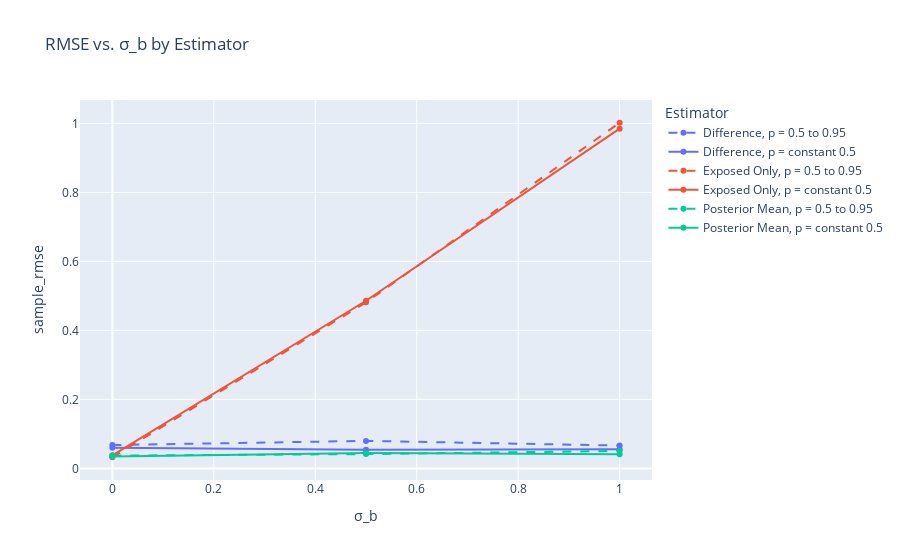

The notebook cell this image was saved under:
### Code cell
import plotly.express as px

# define dash styles for the two p‐settings
dash_map = {"p = constant 0.5": "solid", "p = 0.5 to 0.95": "dash"}

fig_rmse = px.line(
    result_means,
    x="sigma_b",
    y="sample_rmse",
    color="estimator",
    line_dash="p",
    line_dash_map=dash_map,
    markers=True,
    title="RMSE vs. σ_b by Estimator",
    labels={"sigma_b": "σ_b", "pop_rmse": "RMSE"},
)

# keep legend showing only estimator
fig_rmse.update_layout(legend_title_text="Estimator")
fig_rmse.show()

### Figure 1 — Plotly figure (JSON) as saved in the notebook; plotly's stock layout.template omitted (floating-point values rounded to 4 significant figures)
{"data": [{"hovertemplate": "estimator=Difference<br>p=p = 0.5 to 0.95<br>σ_b=%{x}<br>sample_rmse=%{y}<extra></extra>", "legendgroup": "Difference, p = 0.5 to 0.95", "line": {"color": "#636efa", "dash": "dash"}, "marker": {"symbol": "circle"}, "mode": "lines+markers", "name": "Difference, p = 0.5 to 0.95", "orientation": "v", "showlegend": true, "type": "scatter", "x": [0, 0.5, 1], "xaxis": "x", "y": [0.06772, 0.07978, 0.06619], "yaxis": "y"}, {"hovertemplate": "estimator=Difference<br>p=p = constant 0.5<br>σ_b=%{x}<br>sample_rmse=%{y}<extra></extra>", "legendgroup": "Difference, p = constant 0.5", "line": {"color": "#636efa", "dash": "solid"}, "marker": {"symbol": "circle"}, "mode": "lines+markers", "name": "Difference, p = constant 0.5", "orientation": "v", "showlegend": true, "type": "scatter", "x": [0, 0.5, 1], "xaxis": "x", "y": [0.06008, 0.054, 0.05532], "yaxis": "y"}, {"hovertemplate": "estimator=Exposed Only<br>p=p = 0.5 to 0.95<br>σ_b=%{x}<br>sample_rmse=%{y}<extra></extra>", "legendgroup": "Exposed Only, p = 0.5 to 0.95", "line": {"color": "#EF553B", "dash": "dash"}, "marker": {"symbol": "circle"}, "mode": "lines+markers", "name": "Exposed Only, p = 0.5 to 0.95", "orientation": "v", "showlegend": true, "type": "scatter", "x": [0, 0.5, 1], "xaxis": "x", "y": [0.03235, 0.4814, 1.002], "yaxis": "y"}, {"hovertemplate": "estimator=Exposed Only<br>p=p = constant 0.5<br>σ_b=%{x}<br>sample_rmse=%{y}<extra></extra>", "legendgroup": "Exposed Only, p = constant 0.5", "line": {"color": "#EF553B", "dash": "solid"}, "marker": {"symbol": "circle"}, "mode": "lines+markers", "name": "Exposed Only, p = constant 0.5", "orientation": "v", "showlegend": true, "type": "scatter", "x": [0, 0.5, 1], "xaxis": "x", "y": [0.03805, 0.4859, 0.9849], "yaxis": "y"}, {"hovertemplate": "estimator=Posterior Mean<br>p=p = 0.5 to 0.95<br>σ_b=%{x}<br>sample_rmse=%{y}<extra></extra>", "legendgroup": "Posterior Mean, p = 0.5 to 0.95", "line": {"color": "#00cc96", "dash": "dash"}, "marker": {"symbol": "circle"}, "mode": "lines+markers", "name": "Posterior Mean, p = 0.5 to 0.95", "orientation": "v", "showlegend": true, "type": "scatter", "x": [0, 0.5, 1], "xaxis": "x", "y": [0.03712, 0.04153, 0.05057], "yaxis": "y"}, {"hovertemplate": "estimator=Posterior Mean<br>p=p = constant 0.5<br>σ_b=%{x}<br>sample_rmse=%{y}<extra></extra>", "legendgroup": "Posterior Mean, p = constant 0.5", "line": {"color": "#00cc96", "dash": "solid"}, "marker": {"symbol": "circle"}, "mode": "lines+markers", "name": "Posterior Mean, p = constant 0.5", "orientation": "v", "showlegend": true, "type": "scatter", "x": [0, 0.5, 1], "xaxis": "x", "y": [0.03453, 0.04499, 0.04071], "yaxis": "y"}], "layout": {"legend": {"title": {"text": "Estimator"}, "tracegroupgap": 0}, "title": {"text": "RMSE vs. σ_b by Estimator"}, "xaxis": {"anchor": "y", "domain": [0, 1], "title": {"text": "σ_b"}}, "yaxis": {"anchor": "x", "domain": [0, 1], "title": {"text": "sample_rmse"}}}}
